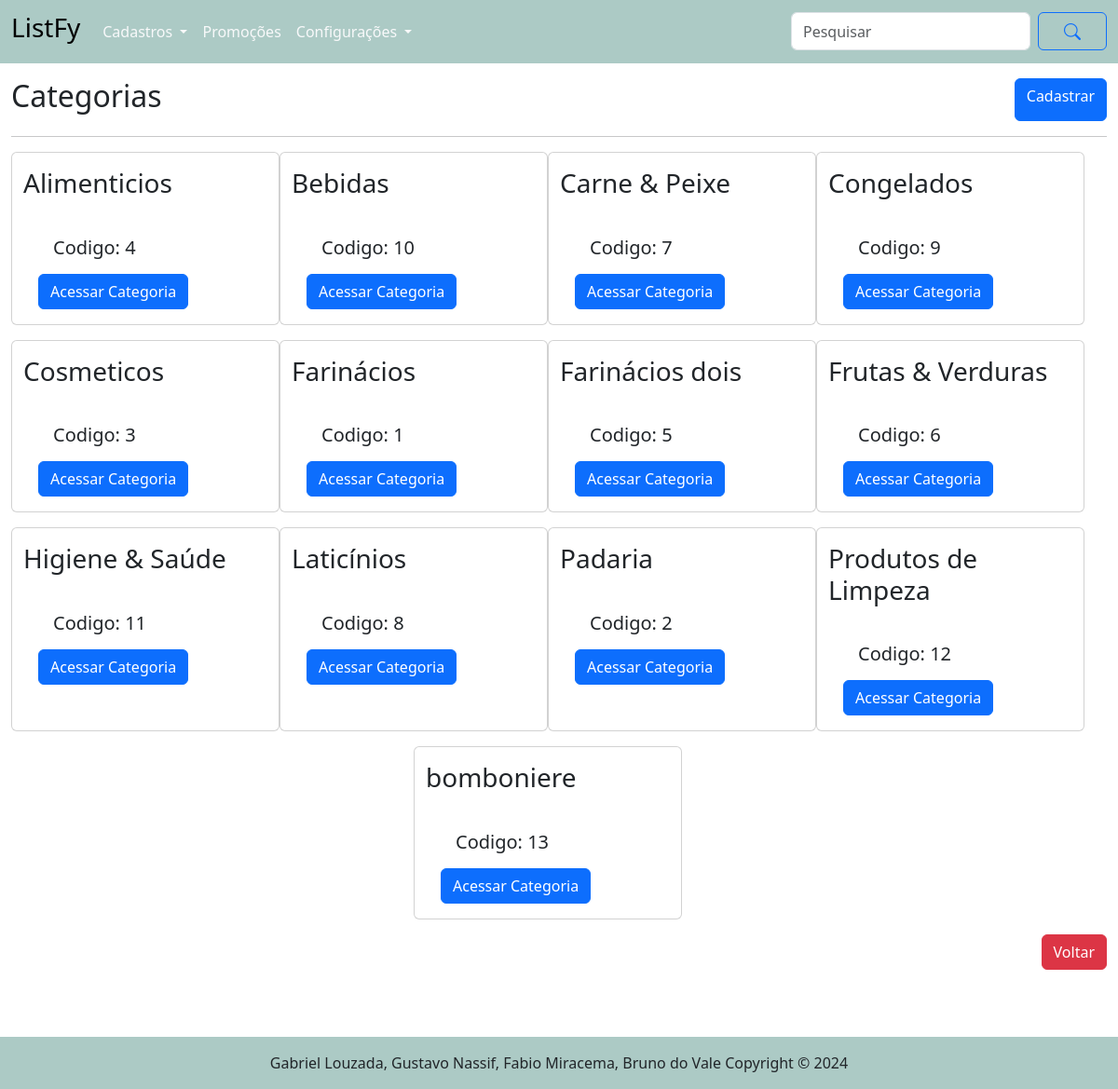
Page /categorias/ on the committed database.
### tables this page shows
CREATE TABLE "categoria" (
	"id_categoria"	INTEGER,
	"nome"	TEXT NOT NULL,
	PRIMARY KEY("id_categoria" AUTOINCREMENT)
);

### routes/categoria_routes.py (the view)
@router.get("/", response_class=HTMLResponse)
async def get_listar_categoria(request: Request):
    categoria = obter_todas_categorias()
    return templates.TemplateResponse("/categoria/categorias.html",{"request":request, "categoria":categoria})

### templates/categoria/categorias.html (shortened to what this page needs)
{% extends "base.html" %}
{% block conteudo %}
    <main class="container-fluid" >
        <div class="d-flex justify-content-between mt-3 ">
            <h2>Categorias</h2>
            <a href="/categorias/cadastrar_categoria" class="btn btn-primary"> Cadastrar</a>
        </div>
        <hr>
        <div class="row container-fluid d-flex justify-content-evenly">
            {% for c in categoria %}
            <div class="card col-12 mb-3" style="width: 18rem;">
                <div>
                    <h3 class="mt-3">{{ c.nome_categoria }}</h3>
                </div>
                <div class="card-body">
                  <h5 class="card-title m-3">Codigo: {{c.id_categoria}}</h5>
                    <div class="col-12">
                        <a href="/produto/categoria/{{c.id_categoria}}" class="btn btn-primary"> Acessar Categoria</a>
                    </div>
                </div>
            </div>
            {% endfor %}
        </div>
        <div class="row">
            <div class="col-12 mb-5 d-flex justify-content-end">
                <a href="/" class="btn btn-danger"> Voltar</a>
            </div>
        </div>
    </main>
{% endblock %}

### rows in the picture
categoria: nome_categoria "Alimenticios", id_categoria "4"
categoria: nome_categoria "Bebidas", id_categoria "10"
categoria: nome_categoria "Carne & Peixe", id_categoria "7"
categoria: nome_categoria "Congelados", id_categoria "9"
categoria: nome_categoria "Cosmeticos", id_categoria "3"
categoria: nome_categoria "Farinácios", id_categoria "1"
categoria: nome_categoria "Farinácios dois", id_categoria "5"
categoria: nome_categoria "Frutas & Verduras", id_categoria "6"
categoria: nome_categoria "Higiene & Saúde", id_categoria "11"
categoria: nome_categoria "Laticínios", id_categoria "8"
categoria: nome_categoria "Padaria", id_categoria "2"
categoria: nome_categoria "Produtos de Limpeza", id_categoria "12"
categoria: nome_categoria "bomboniere", id_categoria "13"
